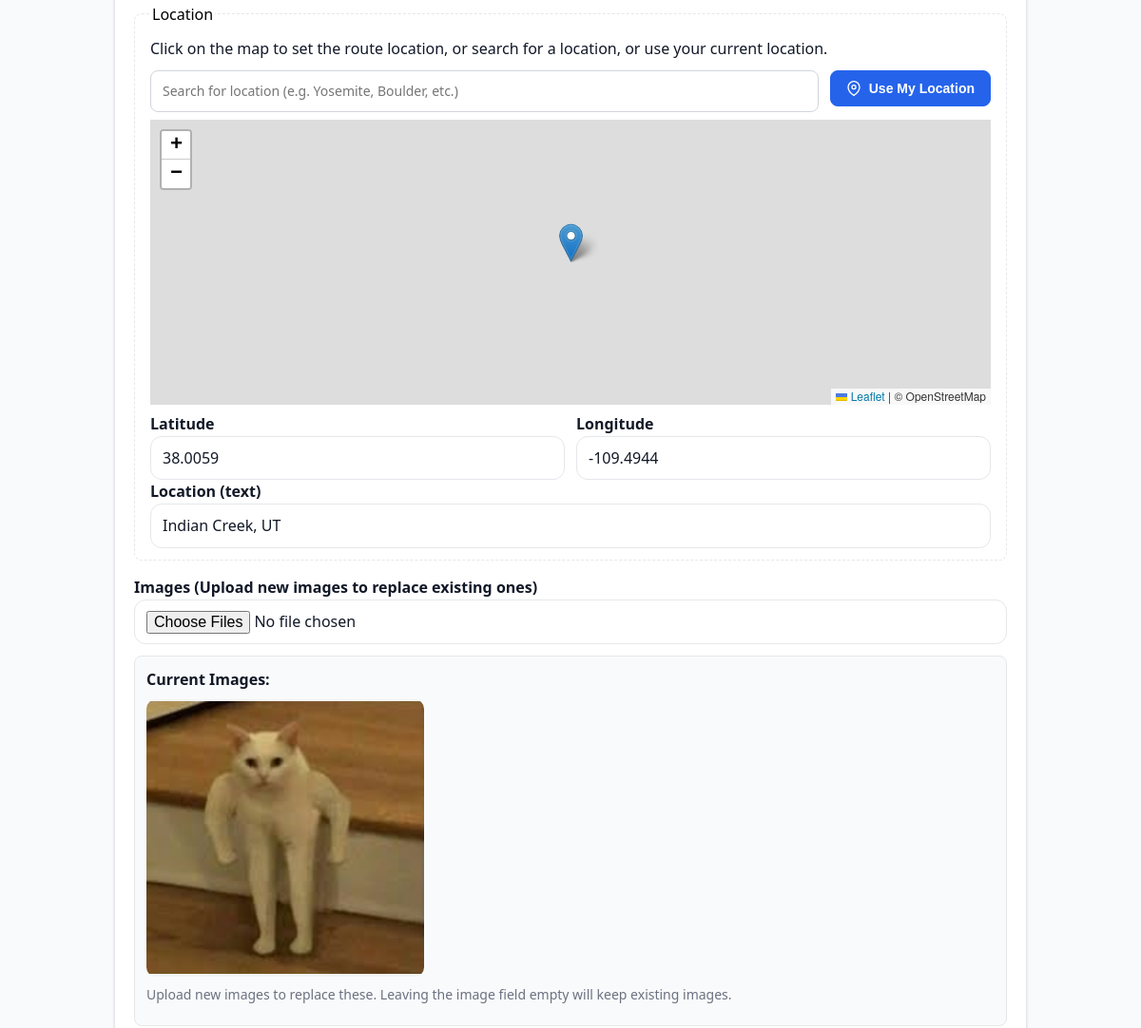
Page /routes/3/edit/ (signed in, middle part) on the earlier database version.
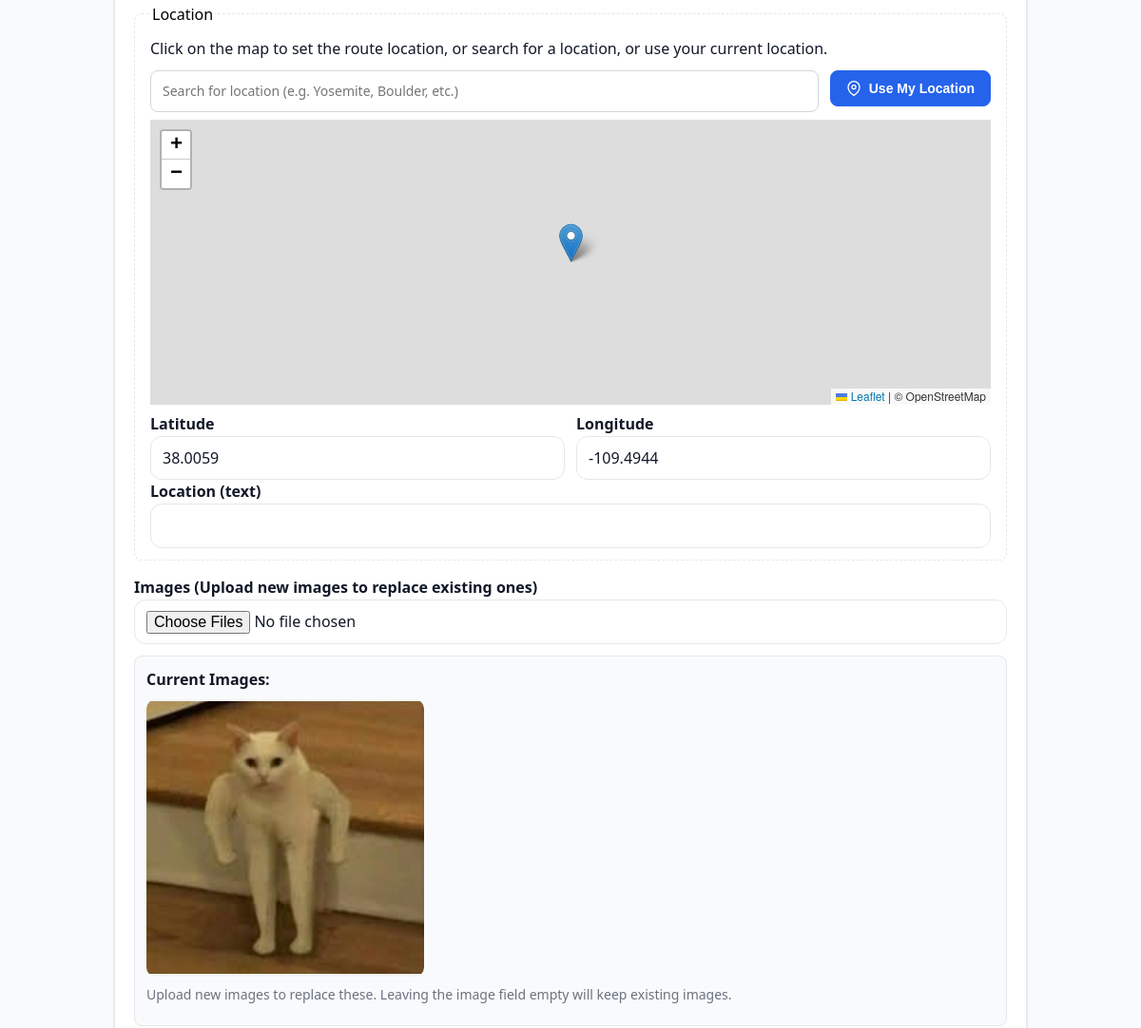
Same page on the later database version.
### routes/models.py (models this page shows, shortened)
class Route(models.Model):
    author = models.ForeignKey(
        settings.AUTH_USER_MODEL, on_delete=models.CASCADE, related_name="routes"
    )
    title = models.CharField(max_length=150)
    description = models.TextField(blank=True)
    difficulty = models.PositiveSmallIntegerField(
        validators=[MinValueValidator(1), MaxValueValidator(10)]
    )
    latitude = models.FloatField(blank=True, null=True)
    longitude = models.FloatField(blank=True, null=True)
    location_name = models.CharField(
        max_length=200, blank=True, help_text="e.g., Red River Gorge, KY"
    )
    picture = models.ImageField(upload_to="routes/pictures/", blank=True, null=True)
    video_url = models.URLField(
        blank=True,
        help_text="YouTube URL (e.g., https://www.youtube.com/watch?v=VIDEO_ID)",
        validators=[URLValidator()],
    )
    created_at = models.DateTimeField(auto_now_add=True)
    class Meta:
        ordering = [Lower("title"), "id"]

### routes/views.py (the view)
# urls.py: path("<int:pk>/edit/", views.route_edit, name="edit"),
@login_required
def route_edit(request, pk: int):
    route = get_object_or_404(
        Route.objects.select_related("author").prefetch_related("images"),
        pk=pk
    )
    if not (request.user.is_staff or request.user.is_superuser or route.author == request.user):
        messages.error(request, "You can only modify routes you created.")
        return redirect("routes:detail", pk=route.pk)
    if request.method == "POST":
        form = RouteForm(request.POST, request.FILES, instance=route, user=request.user, is_edit=True)  # Add is_edit=True
        if form.is_valid():
            files = form.cleaned_data.get("images") or []
            route = form.save(commit=True)
            if files:
                route.images.all().delete()
                user_slug = _slugify_simple(request.user.username or "user")
                title_slug = _slugify_simple(route.title or "route")
                for idx, f in enumerate(files, start=1):
                    ext = _normalized_ext(getattr(f, "name", "") or "")
                    new_name = f"{user_slug}_{title_slug}_{idx}{ext}"
                    f.name = new_name
                    RouteImage.objects.create(route=route, image=f, order=idx)
            messages.success(request, "Route updated successfully!")
            return redirect("routes:detail", pk=route.pk)
    else:
        form = RouteForm(instance=route, user=request.user, is_edit=True)  # Add is_edit=True
    user_location = None
    if hasattr(request.user, 'profile') and request.user.profile.latitude and request.user.profile.longitude:
        user_location = {
            'latitude': float(request.user.profile.latitude),
            'longitude': float(request.user.profile.longitude)
        }
    context = {
        "form": form,
        "user_location": user_location,
        "route": route,
        "is_edit": True
    }
    return render(request, "routes/route_form.html", context)

### templates/routes/route_form.html (shortened to what this page needs)
{% extends 'base.html' %}
{% load static %}
{% block content %}
<form method="post" enctype="multipart/form-data" class="card" novalidate>
  <fieldset class="form-fieldset">
    <legend>Location</legend>
    <p>Click on the map to set the route location, or search for a location, or use your current location.</p>
    <div class="location-controls">
      <div class="search-container">
        <input type="text" id="location-search" placeholder="Search for location (e.g. Yosemite, Boulder, etc.)" />
      </div>
      <button type="button" id="use-my-location" class="btn btn-location">
        <svg width="16" height="16" viewBox="0 0 24 24" fill="none" stroke="currentColor" stroke-width="2">
          <path d="M21 10c0 7-9 13-9 13s-9-6-9-13a9 9 0 0 1 18 0z"></path>
          <circle cx="12" cy="10" r="3"></circle>
        </svg>
        Use My Location
      </button>
    </div>
    <div id="map" style="height: 300px; margin: 0.5rem 0;"></div>
    <div class="row">
      <div class="col">
        <label for="id_latitude">Latitude</label>
        {{ form.latitude }}
      </div>
      <div class="col">
        <label for="id_longitude">Longitude</label>
        {{ form.longitude }}
      </div>
    </div>
    <label for="id_location_name">Location (text)</label>
    {{ form.location_name }}
  </fieldset>
<div class="form-row">
    <label for="id_images">
      Images
      {% if is_edit %}
        (Upload new images to replace existing ones)
      {% else %}
        (Please upload between 1 to 9 images)
      {% endif %}
    </label>
    {{ form.images }}
    {% if is_edit and route.images.all %}
      <div class="existing-images" style="margin-top: 12px;">
        <p style="font-weight: 600; margin-bottom: 8px;">Current Images:</p>
        <div class="routes-grid" style="gap: 8px;">
          {% for img in route.images.all %}
            <div class="img-cell" style="position: relative;">
              <img src="{{ img.image.url }}" alt="{{ img.alt_text }}">
            </div>
          {% endfor %}
        </div>
        <p style="margin-top: 8px; color: #6b7280; font-size: 14px;">
          Upload new images to replace these. Leaving the image field empty will keep existing images.
        </p>
      </div>
    {% endif %}
  </div>
</form>
<link rel="stylesheet" href="https://unpkg.com/leaflet@1.9.4/dist/leaflet.css">
{% endblock %}

Differences in the rows shown:
changed Route: location_name "Indian Creek, UT" → (not shown)
